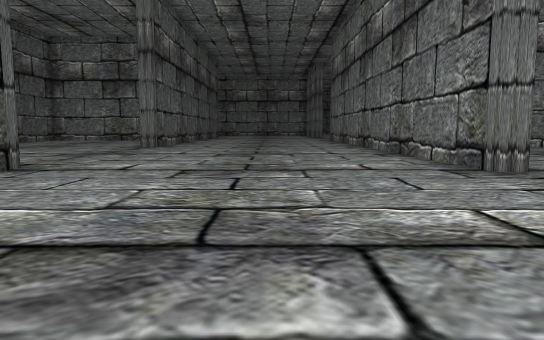
View 1 (above)

24 first-person views from a walk through a scene from a Unity 3-D project. The camera is 1.2 m above the floor, tilts 6° down and sees 70° across. The floor is counted in squares, 2 m on a side. Each view is taken from the middle of a square. On the plan, view 1 faces up. The plan holds only what a view shows up to about 11 squares ahead; the rest is blank. The place goes on beyond the plan. The player character is not drawn. Some animated figures are not drawn.

View 2
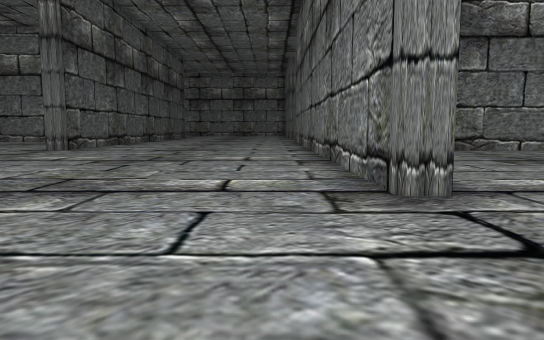

View 3
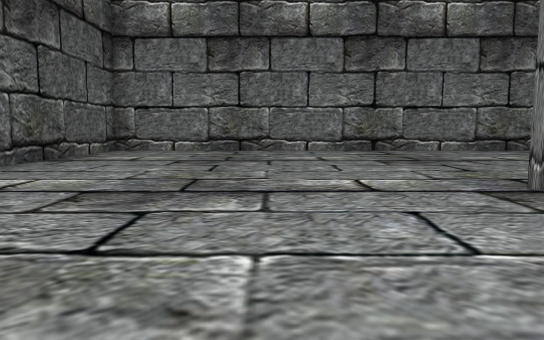

View 4
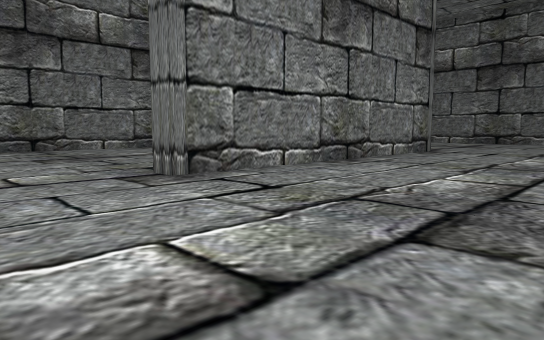

View 5
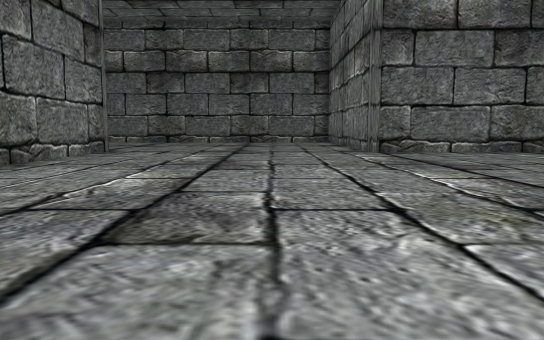

View 6
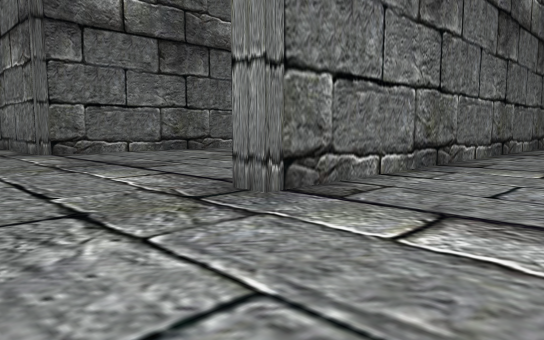

View 7
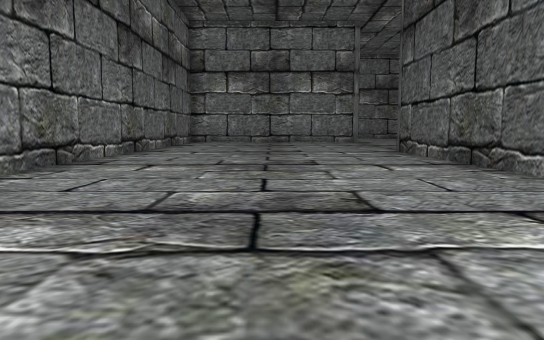

View 8
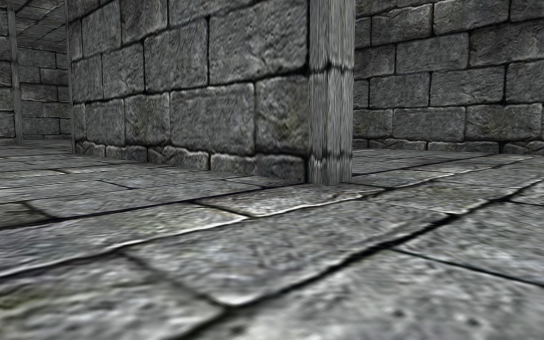

View 9
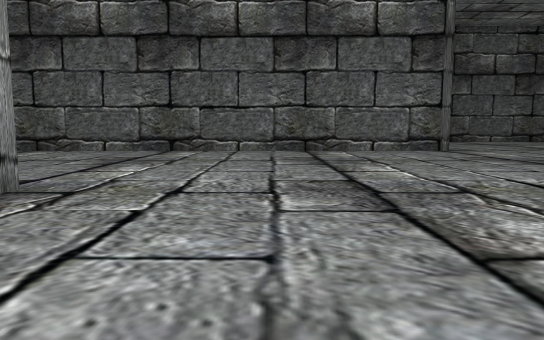

View 10
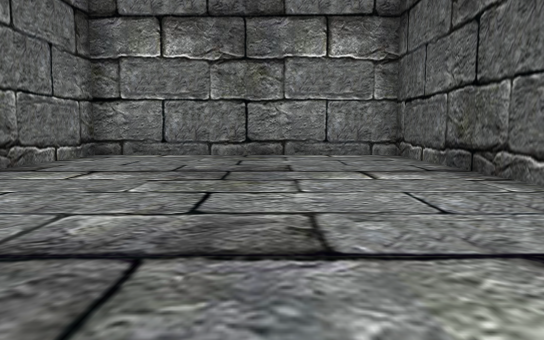

View 11
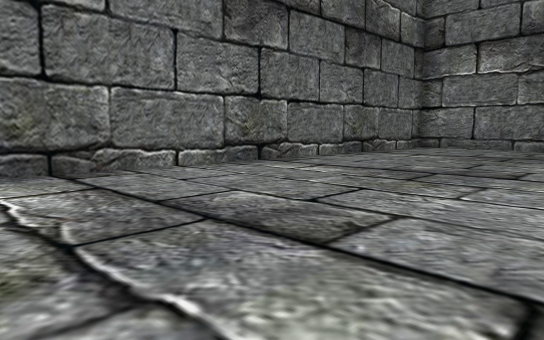

View 12
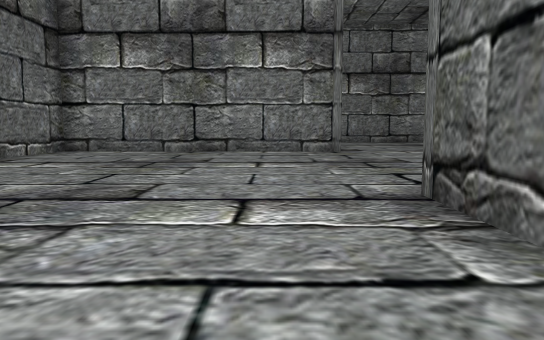

View 13
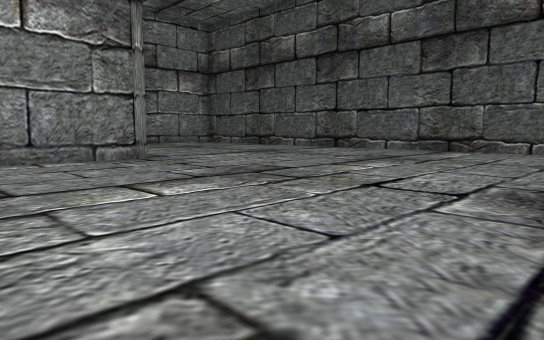

View 14
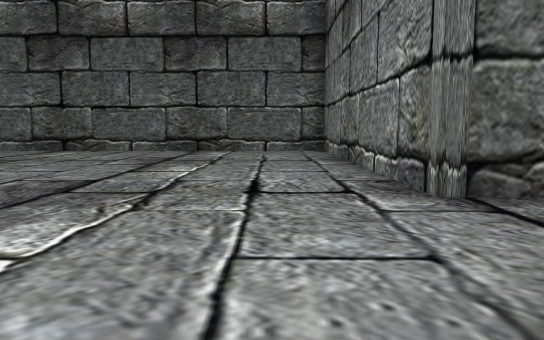

View 15
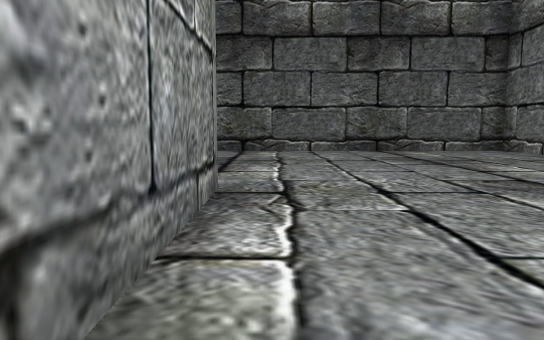

View 16
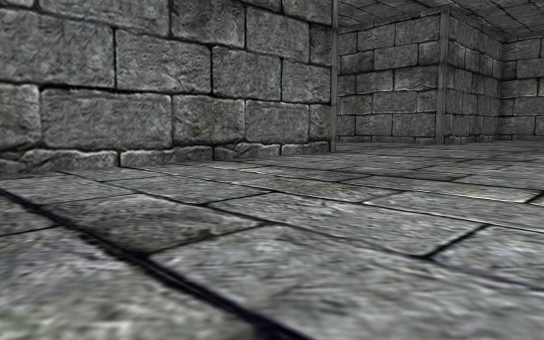

View 17
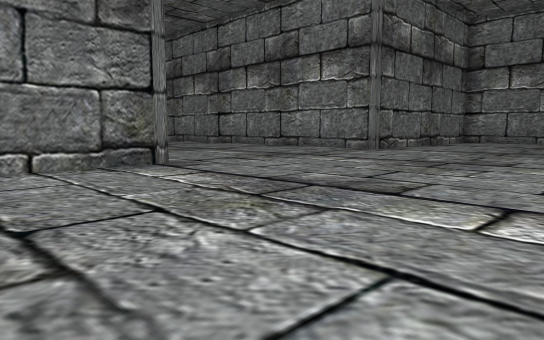

View 18
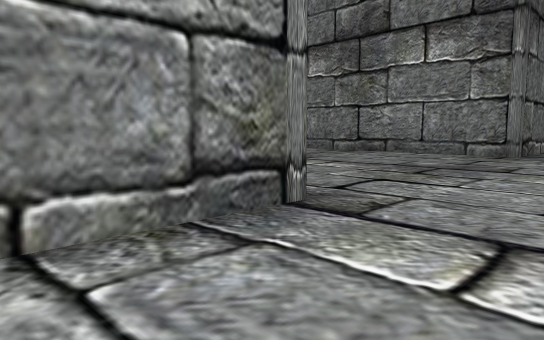

View 19
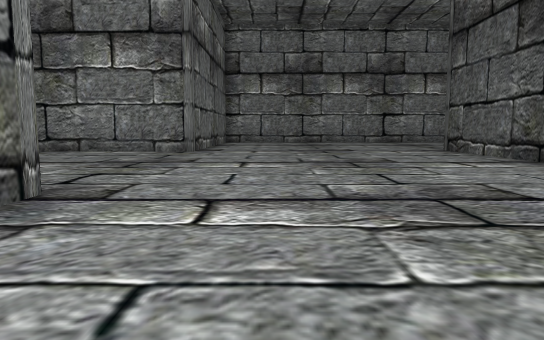

View 20
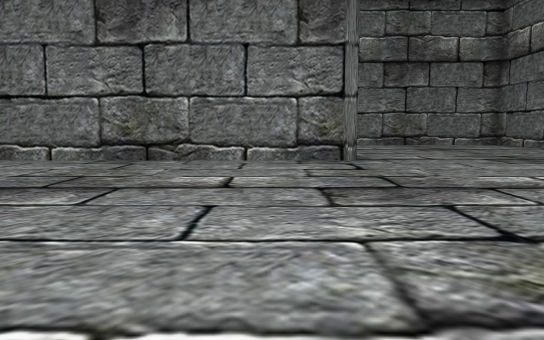

View 21
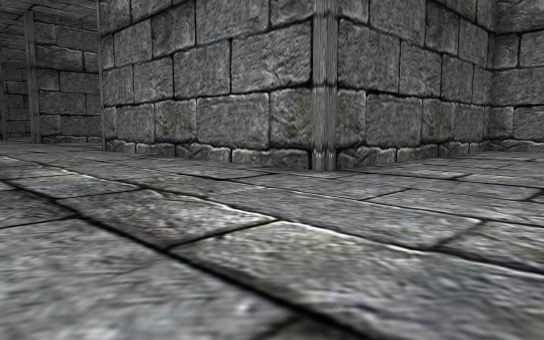

View 22
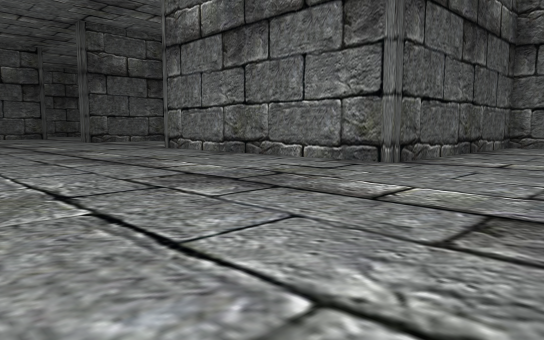

View 23
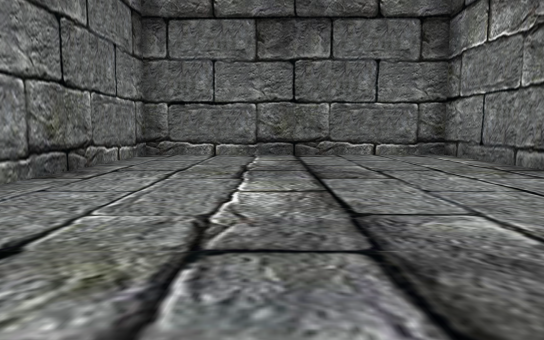

View 24
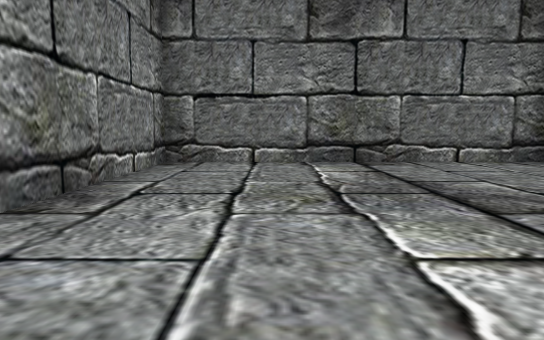

### Floor plan
Points are (right, up) in squares from view 1. A wall is a line through its corners. A room is listed if a view was taken in it or the views show most of it. See-through windows are left out.
Room 1 (views 1, 2, 3, 4, 5, 6, 7, 8, 9, 10, 11, 12, 13, 14, 15, 16, 17, 18, 19, 20, 21, 22, 23, 24)
walls: (3, -1.5) (3.6, -1.5) (3.6, -9.5) (-3.9, -9.5) (-3.9, -17.5); (3.8, 5.5) (3.1, 5.5) (3.1, 13); (14.8, 6) (18.1, 6) (18.1, 13) (3.6, 13) (3.6, 8.1); (11.1, -12.9) (11.1, -17.1); (-3.9, 6) (-3.9, -9) (3.1, -9) (3.1, -5.9); (18.1, -9.6) (18.1, -1.5) (21.1, -1.5); (3, -16.5) (10.6, -16.5) (10.6, -1.5) (11.1, -1.5); (-3.8, 13) (-4.4, 13); (20, 13) (18.6, 13) (18.6, 5.5) (10.6, 5.5) (10.6, 6); (18.1, -17.5) (18.1, -16.5) (22.4, -16.5)

Where each view was taken, in squares from view 1:
view 1: 0 up, 0 right, facing up
view 2: 2 up, 2 right, facing up
view 3: 2 up, 8 right, facing up
view 4: 1 up, 8 right, facing up-right
view 5: 1 up, 8 right, facing right
view 6: 1 up, 8 right, facing down-right
view 7: 1 up, 7 right, facing down
view 8: 1 up, 7 right, facing down-left
view 9: 1 up, 7 right, facing left
view 10: 0 up, 1 left, facing down
view 11: 4 down, 5 right, facing down-right
view 12: 6 down, 5 right, facing down
view 13: 9 down, 7 right, facing down-left
view 14: 11 down, 7 right, facing left
view 15: 16 down, 7 right, facing left
view 16: 1 down, 12 right, facing down-right
view 17: 6 down, 12 right, facing down-right
view 18: 7 down, 16 right, facing down-right
view 19: 6 down, 16 right, facing down
view 20: 2 down, 17 right, facing up
view 21: 1 up, 22 right, facing up-left
view 22: 1 down, 22 right, facing up-left
view 23: 10 up, 9 right, facing right
view 24: 11 up, 11 right, facing right
